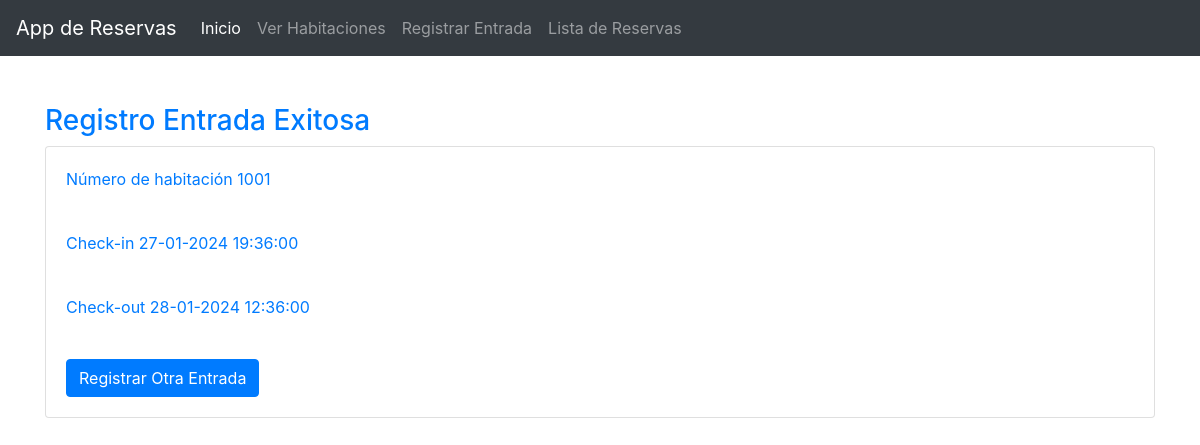
Screenshot of /success.php?num_hab=1001 with the database file from the repository.
### tables this page shows
CREATE TABLE `reservaciones` (
  `ID` int(11) NOT NULL,
  `NUM_HAB` int(11) NOT NULL,
  `ID_CLIENTE` int(11) NOT NULL,
  `CHECKIN` datetime NOT NULL,
  `CHECKOUT` datetime NOT NULL,
  `ESTADO` int(11) NOT NULL
);

### success.php (the view)
<?php
include("header.php");
include("conn.php");
$num_hab=htmlentities(addslashes($_GET["num_hab"]));
$sql="SELECT * FROM reservaciones WHERE NUM_HAB='$num_hab' ";
if($resultado=mysqli_query($conn,$sql)){
while($registro=mysqli_fetch_assoc($resultado)){
    $NUM_HAB=$registro["NUM_HAB"];
    $CHECKIN=date("d-m-Y H:i:s", strtotime($registro["CHECKIN"]));
    $CHECKOUT=date("d-m-Y H:i:s", strtotime($registro["CHECKOUT"]));
}
}
?>
<div class="container mt-5">
    <h3 class="text-primary">Registro Entrada Exitosa</h3>
    <div class="card">
        <div class="card-body">
                <p class="text-primary">Número de habitación <?php echo $NUM_HAB ?></p><br>
                <p class="text-primary">Check-in <?php echo $CHECKIN ?></p><br>
                <p class="text-primary">Check-out <?php echo $CHECKOUT ?></p><br>
                <a class="btn btn-primary" href="registrar_entrada.php">Registrar Otra Entrada</a>
        </div>
    </div>
</div>
<?php
include("footer.php");
?>

### rows the page displays
reservaciones: NUM_HAB "1001", CHECKIN "27-01-2024 19:36:00", CHECKOUT "28-01-2024 12:36:00"
